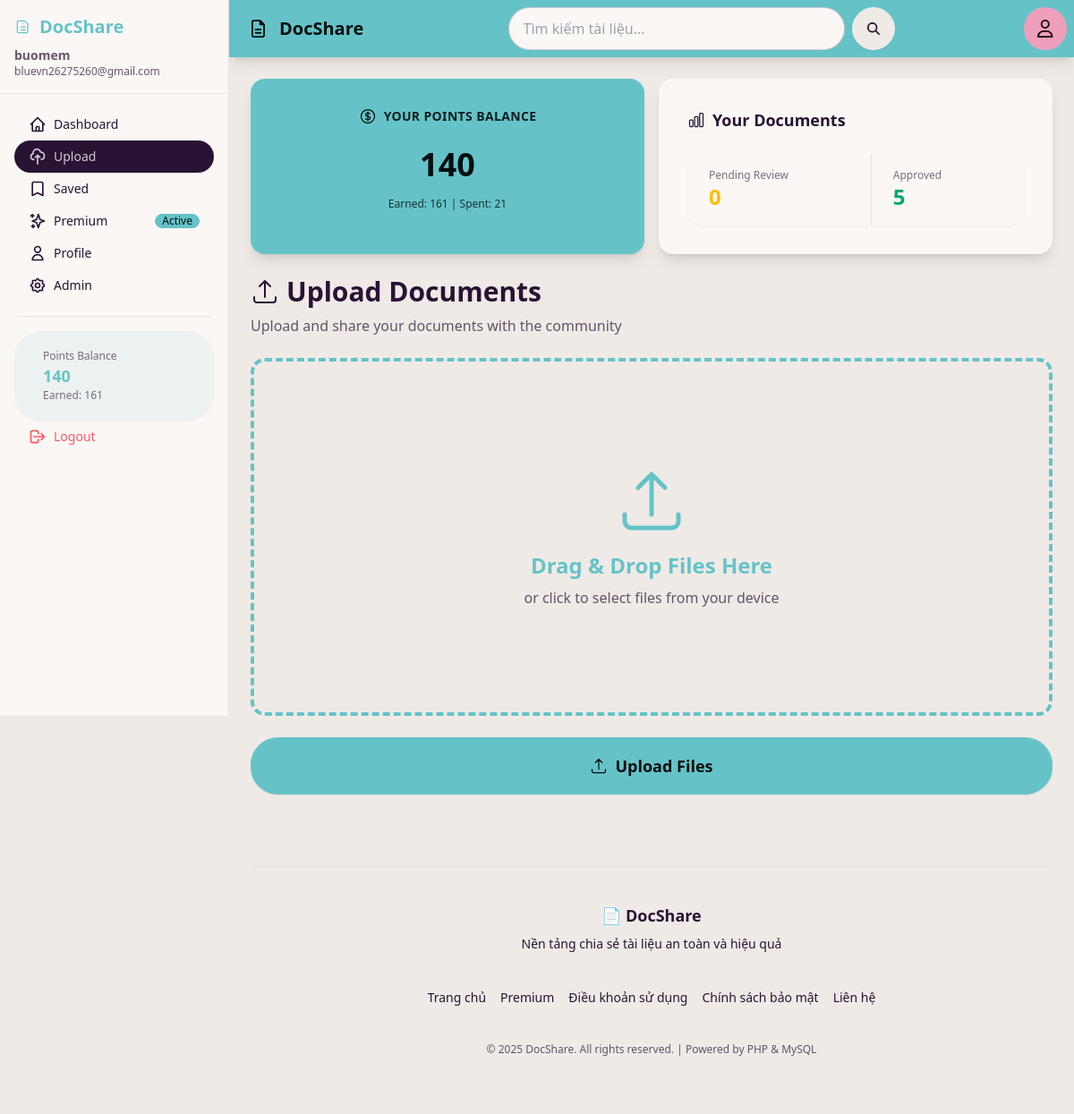
The app's page /upload.php (signed in) with its own data.
### tables this page shows
CREATE TABLE `users` (
  `id` int NOT NULL,
  `username` varchar(50) NOT NULL,
  `email` varchar(100) NOT NULL,
  `role` enum('user','admin') DEFAULT 'user',
  `password` varchar(255) NOT NULL,
  `created_at` timestamp NULL DEFAULT CURRENT_TIMESTAMP,
  `verified_documents_count` int DEFAULT '0'
);

CREATE TABLE `user_points` (
  `id` int NOT NULL,
  `user_id` int NOT NULL,
  `current_points` int DEFAULT '0',
  `total_earned` int DEFAULT '0',
  `total_spent` int DEFAULT '0',
  `last_updated` timestamp NULL DEFAULT CURRENT_TIMESTAMP ON UPDATE CURRENT_TIMESTAMP
);

### config/auth.php (called while the page is built, shortened)
<?php
function isUserLoggedIn() {
    return isset($_SESSION['user_id']);
}
function getCurrentUserId() {
    return $_SESSION['user_id'] ?? null;
}
function getUserInfo($user_id) {
    $conn = mysqli_connect(DB_HOST, DB_USER, DB_PASS, DB_NAME);
    $user_id = intval($user_id);
    $result = mysqli_query($conn, "SELECT id, username, email, created_at, verified_documents_count FROM users WHERE id=$user_id");
    $user = mysqli_fetch_assoc($result);
    return $user;
}
function getUserRole($user_id) {
    $conn = mysqli_connect(DB_HOST, DB_USER, DB_PASS, DB_NAME);
    $user_id = intval($user_id);
    $result = mysqli_query($conn, "SELECT role FROM users WHERE id=$user_id");
    $user = mysqli_fetch_assoc($result);
    return $user['role'] ?? 'user';
}
function isAdmin($user_id) {
    return getUserRole($user_id) === 'admin';
}
function hasAdminAccess() {
    return isUserLoggedIn() && isAdmin(getCurrentUserId());
}
?>

### config/premium.php (called while the page is built, shortened)
<?php
require_once __DIR__ . '/db.php';
function isPremium($user_id) {
    global $conn;
    $result = mysqli_query($conn, "
        SELECT * FROM premium
        WHERE user_id = $user_id
        AND is_active = TRUE
        AND end_date > NOW()
        LIMIT 1
    ");
    return mysqli_num_rows($result) > 0;
}
?>

### config/points.php (called while the page is built, shortened)
<?php
require_once __DIR__ . '/db.php';
function getUserPoints($user_id) {
    global $conn;
    $user_id = intval($user_id);
    $result = mysqli_query($conn, "SELECT current_points, total_earned, total_spent FROM user_points WHERE user_id=$user_id");
    if(mysqli_num_rows($result) > 0) {
        return mysqli_fetch_assoc($result);
    }
    return ['current_points' => 100, 'total_earned' => 100, 'total_spent' => 0];
}
?>

### upload.php (the view, shortened to what this page needs)
<?php
require_once 'config/auth.php';
require_once 'config/points.php';
require_once 'config/categories.php';
require_once 'config/premium.php';
$user_id = getCurrentUserId();
$current_page = 'upload';
$pending_count = mysqli_num_rows(mysqli_query($conn, "SELECT id FROM documents WHERE user_id=$user_id AND status='pending'"));
$approved_count = mysqli_num_rows(mysqli_query($conn, "SELECT id FROM documents WHERE user_id=$user_id AND status='approved'"));
?>
<?php include 'includes/head.php'; ?>
<?php include 'includes/sidebar.php'; ?>
<div class="drawer-content flex flex-col">
    <?php include 'includes/navbar.php'; ?>
    <main class="flex-1 p-6">
        <div class="grid grid-cols-1 md:grid-cols-2 gap-4 mb-6">
            <div class="card bg-primary text-primary-content shadow-lg">
                <div class="card-body text-center">
                    <div class="flex items-center justify-center gap-2 mb-2">
                        <h3 class="text-sm font-semibold uppercase tracking-wide opacity-90">Your Points Balance</h3>
                    </div>
                    <div class="text-4xl font-bold my-2"><?= number_format($user_points['current_points']) ?></div>
                    <div class="text-xs opacity-80">Earned: <?= number_format($user_points['total_earned']) ?> | Spent: <?= number_format($user_points['total_spent']) ?></div>
                </div>
            </div>
            <div class="card bg-base-100 shadow-lg">
                <div class="card-body">
                    <h3 class="card-title text-lg mb-4">
                        Your Documents
                    </h3>
                    <div class="stats stats-horizontal shadow-sm w-full">
                        <div class="stat">
                            <div class="stat-title text-xs">Pending Review</div>
                            <div class="stat-value text-warning text-2xl"><?= $pending_count ?></div>
                        </div>
                        <div class="stat">
                            <div class="stat-title text-xs">Approved</div>
                            <div class="stat-value text-success text-2xl"><?= $approved_count ?></div>
                        </div>
                    </div>
                </div>
            </div>
        </div>
    <main class="main-content">
        <div class="flex justify-between items-center mb-6">
            <div>
                <h1 class="text-3xl font-bold flex items-center gap-2">
                    <svg xmlns="http://www.w3.org/2000/svg" fill="none" viewBox="0 0 24 24" stroke-width="1.5" stroke="currentColor" class="w-8 h-8">
                        <path stroke-linecap="round" stroke-linejoin="round" d="M3 16.5v2.25A2.25 2.25 0 0 0 5.25 21h13.5A2.25 2.25 0 0 0 21 18.75V16.5m-13.5-9L12 3m0 0 4.5 4.5M12 3v13.5" />
                    </svg>
                    Upload Documents
                </h1>
                <p class="text-base-content/70 mt-2">Upload and share your documents with the community</p>
            </div>
        </div>
        <form id="uploadForm" class="upload-form">
            <div id="dragDropArea" class="card bg-base-200 border-dashed border-4 border-primary cursor-pointer hover:bg-base-300 transition-colors min-h-[400px] flex flex-col items-center justify-center p-8 mb-6">
                <p class="text-2xl font-bold text-primary mb-2">Drag & Drop Files Here</p>
                <p class="text-base-content/70">or click to select files from your device</p>
            </div>
            <div class="flex gap-4 mt-6">
                <button type="submit" id="submitBtn" class="btn btn-primary btn-lg flex-1">
                    <svg xmlns="http://www.w3.org/2000/svg" fill="none" viewBox="0 0 24 24" stroke-width="1.5" stroke="currentColor" class="w-5 h-5">
                        <path stroke-linecap="round" stroke-linejoin="round" d="M3 16.5v2.25A2.25 2.25 0 0 0 5.25 21h13.5A2.25 2.25 0 0 0 21 18.75V16.5m-13.5-9L12 3m0 0 4.5 4.5M12 3v13.5" />
                    </svg>
                    Upload Files
                </button>
            </div>
        </form>
    </main>
<?php
    include 'includes/footer.php';
?>

### includes/sidebar.php (shortened to what this page needs)
<?php
if(!isset($is_premium)) $is_premium = false;
require_once __DIR__ . '/../config/auth.php';
require_once __DIR__ . '/../config/points.php';
$has_admin = isset($_SESSION['user_id']) && hasAdminAccess();
$user_points = null;
$user_info = null;
if(isset($_SESSION['user_id'])) {
    $user_id = getCurrentUserId();
    $user_points = getUserPoints($user_id);
    $user_info = getUserInfo($user_id);
    $is_premium = isPremium($user_id);
}
?>
<div class="drawer lg:drawer-open">
    <div class="drawer-side z-50">
        <aside class="w-64 min-h-full bg-base-100 border-r border-base-300">
            <div class="p-4 border-b border-base-300">
                <h2 class="text-xl font-bold text-primary flex items-center gap-2">
                    <svg xmlns="http://www.w3.org/2000/svg" fill="none" viewBox="0 0 24 24" stroke-width="1.5" stroke="currentColor" class="w-5 h-5">
                        <path stroke-linecap="round" stroke-linejoin="round" d="M9 12h6m-6 4h6m-3-8h.01M4 6a2 2 0 012-2h8l4 4v10a2 2 0 01-2 2H6a2 2 0 01-2-2V6z" />
                    </svg>
                    DocShare
                </h2>
                <?php if(isset($_SESSION['user_id'])): ?>
                    <div class="mt-2 text-sm text-base-content/70">
                        <div class="font-semibold"><?= htmlspecialchars($user_info['username'] ?? getCurrentUsername()) ?></div>
                        <div class="text-xs"><?= htmlspecialchars($user_info['email'] ?? '') ?></div>
                    </div>
                <?php endif; ?>
            </div>
            <ul class="menu p-4 w-full text-base-content">
                <?php if(isset($_SESSION['user_id'])): ?>
                    <li>
                        <a href="dashboard.php" class="<?= $current_page === 'dashboard' ? 'active' : '' ?>">
                            Dashboard
                        </a>
                    </li>
                    <li>
                        <a href="upload.php" class="<?= $current_page === 'upload' ? 'active' : '' ?>">
                            <svg xmlns="http://www.w3.org/2000/svg" class="h-5 w-5" fill="none" viewBox="0 0 24 24" stroke="currentColor">
                                <path stroke-linecap="round" stroke-linejoin="round" stroke-width="2" d="M7 16a4 4 0 01-.88-7.903A5 5 0 1115.9 6L16 6a5 5 0 011 9.9M15 13l-3-3m0 0l-3 3m3-3v12" />
                            </svg>
                            Upload
                        </a>
                    </li>
                    <li>
                        <a href="saved.php" class="<?= $current_page === 'saved' ? 'active' : '' ?>">
                            <svg xmlns="http://www.w3.org/2000/svg" class="h-5 w-5" fill="none" viewBox="0 0 24 24" stroke="currentColor">
                                <path stroke-linecap="round" stroke-linejoin="round" stroke-width="2" d="M5 5a2 2 0 012-2h10a2 2 0 012 2v16l-7-3.5L5 21V5z" />
                            </svg>
                            Saved
                        </a>
                    </li>
                    <li>
                        <a href="premium.php" class="<?= $current_page === 'premium' ? 'active' : '' ?>">
                            <svg xmlns="http://www.w3.org/2000/svg" class="h-5 w-5" fill="none" viewBox="0 0 24 24" stroke="currentColor">
                                <path stroke-linecap="round" stroke-linejoin="round" stroke-width="2" d="M5 3v4M3 5h4M6 17v4m-2-2h4m5-16l2.286 6.857L21 12l-5.714 2.143L13 21l-2.286-6.857L5 12l5.714-2.143L13 3z" />
                            </svg>
                            Premium
                            <?php if($is_premium): ?>
                                <span class="badge badge-sm badge-primary">Active</span>
                            <?php endif; ?>
                        </a>
                    </li>
                    <li>
                        <a href="profile.php" class="<?= $current_page === 'profile' ? 'active' : '' ?>">
                            <svg xmlns="http://www.w3.org/2000/svg" class="h-5 w-5" fill="none" viewBox="0 0 24 24" stroke="currentColor">
                                <path stroke-linecap="round" stroke-linejoin="round" stroke-width="2" d="M16 7a4 4 0 11-8 0 4 4 0 018 0zM12 14a7 7 0 00-7 7h14a7 7 0 00-7-7z" />
                            </svg>
                            Profile
                        </a>
                    </li>
                    <?php if($has_admin): ?>
                        <li>
                            <a href="admin/index.php" class="<?= $current_page === 'admin' ? 'active' : '' ?>">
                                Admin
                            </a>
                        </li>
                    <?php endif; ?>
                    <li class="mt-4"><hr class="border-base-300"></li>
                    <?php if($user_points): ?>
                        <li>
                            <div class="stats stats-vertical shadow-sm bg-primary/10">
                                <div class="stat py-3 px-4">
                                    <div class="stat-title text-xs">Points Balance</div>
                                    <div class="stat-value text-lg text-primary"><?= number_format($user_points['current_points']) ?></div>
                                    <div class="stat-desc text-xs">Earned: <?= number_format($user_points['total_earned']) ?></div>
                                </div>
                            </div>
                        </li>
                    <?php endif; ?>
                    <li class="mt-auto">
                        <a href="logout.php" class="text-error">
                            <svg xmlns="http://www.w3.org/2000/svg" class="h-5 w-5" fill="none" viewBox="0 0 24 24" stroke="currentColor">
                                <path stroke-linecap="round" stroke-linejoin="round" stroke-width="2" d="M17 16l4-4m0 0l-4-4m4 4H7m6 4v1a3 3 0 01-3 3H6a3 3 0 01-3-3V7a3 3 0 013-3h4a3 3 0 013 3v1" />
                            </svg>
                            Logout
                        </a>
                    </li>
                <?php endif; ?>
            </ul>
        </aside>
    </div>

### includes/head.php (style rules this page uses)
.drawer { position: relative; }
.drawer-content { position: relative; }

### records on screen
users: username "buomem", email "bluevn26275260@gmail.com"
user_points: current_points "140", total_earned "161", total_spent "21"

### other values on screen
$pending_count "0"
$approved_count "5"
